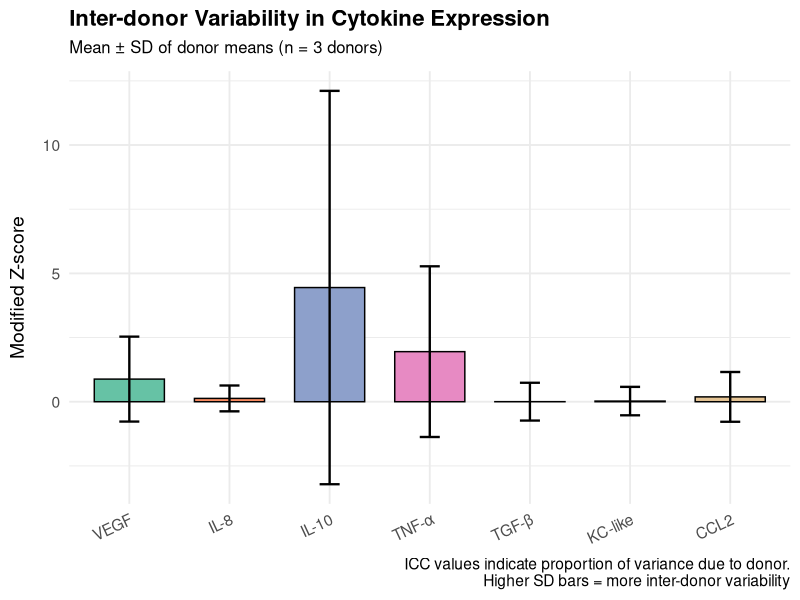
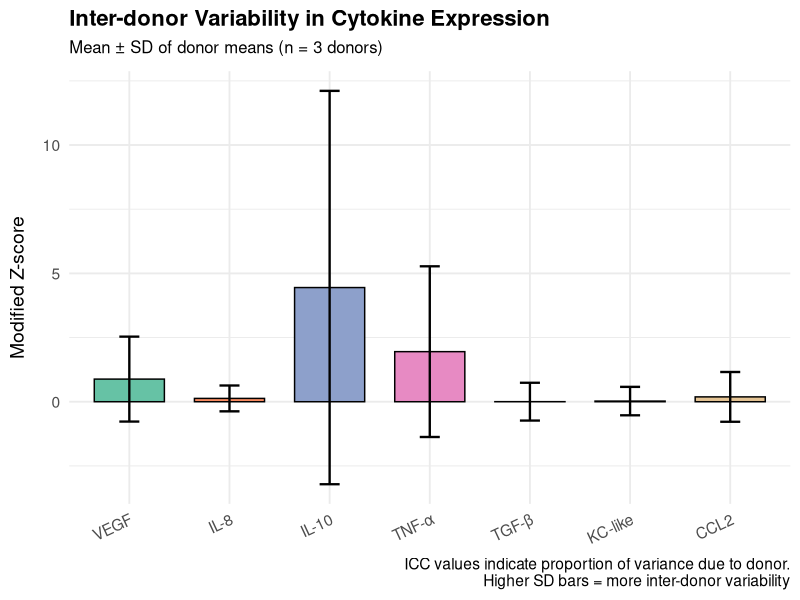

Source code (R) for these figures, in order:
# Load libraries
library(tidyverse)
library(lme4)
library(lmerTest)
library(broom.mixed)
library(RColorBrewer)

# 1. READ AND PREPARE DATA
# Read the ORIGINAL data (not the one with z-scores already computed)
df <- read_csv("raw_no_ctrls.csv", show_col_types = FALSE)

# Pivot to long format
df_long <- df %>%
  pivot_longer(
    cols = starts_with("donor_"),
    names_to = "donor",
    values_to = "value"
  ) %>%
  mutate(
    value = as.numeric(value),
    donor = factor(donor)  # Make donor a factor for mixed models
  )

# 2. COMPUTE MODIFIED Z-SCORES (once, correctly)
df_modz <- df_long %>%
  group_by(cytokine) %>%
  mutate(
    med_val = median(value, na.rm = TRUE),
    mad_val = median(abs(value - med_val), na.rm = TRUE),
    z_mod = case_when(
      mad_val == 0 ~ 0,
      TRUE ~ 0.6745 * (value - med_val) / mad_val
    )
  ) %>%
  ungroup()

# 3. CALCULATE ICCs AND TEST DONOR EFFECTS
icc_results <- df_modz %>%
  group_by(cytokine) %>%
  nest() %>%
  mutate(
    # Fit models
    model_full = map(data, ~ lmer(z_mod ~ treatment + (1|donor), 
                                  data = .x, REML = FALSE)),
    model_null = map(data, ~ lm(z_mod ~ treatment, data = .x)),
    
    # Extract variance components for ICC
    vc_df = map(model_full, ~ as.data.frame(VarCorr(.x))),
    donor_var = map_dbl(vc_df, ~ filter(.x, grp == "donor") %>% pull(vcov)),
    resid_var = map_dbl(vc_df, ~ filter(.x, grp == "Residual") %>% pull(vcov)),
    ICC = donor_var / (donor_var + resid_var),
    
    # Likelihood ratio test for donor effect
    lrt = map2(model_full, model_null, ~ anova(.x, .y)),
    p_donor = map_dbl(lrt, ~ .x[2, "Pr(>Chisq)"])
  ) %>%
  ungroup()

# Add this after your icc_results calculation:
icc_results <- icc_results %>%
  mutate(p_donor_adj = p.adjust(p_donor, method = "BH"))

# 4. CREATE SUMMARY TABLE
summary_table <- icc_results %>%
  select(cytokine, ICC, p_donor_adj) %>%  # Changed from p_donor to p_donor_adj
  mutate(
    Cytokine = dplyr::recode(cytokine,
                             "vegf" = "VEGF",
                             "il.8" = "IL-8",
                             "kc.like" = "KC-like",
                             "il.10" = "IL-10",
                             "ccl2" = "CCL2",
                             "tnf.a" = "TNF-α",
                             "tgf.b" = "TGF-β"),
    `p-value` = case_when(
      p_donor_adj < 0.001 ~ "<0.001",  # Changed to p_donor_adj
      p_donor_adj < 0.01 ~ sprintf("%.3f**", p_donor_adj),  # Changed
      p_donor_adj < 0.05 ~ sprintf("%.3f*", p_donor_adj),  # Changed
      TRUE ~ sprintf("%.3f", p_donor_adj)  # Changed
    )
  ) %>%
  select(Cytokine, ICC, `p-value`)

# Print results
print(summary_table)

# Save results
write_csv(summary_table, "donor_icc_results.csv")

# 5. VISUALIZATION - Inter-donor variability
# Calculate mean and SD across donors for each cytokine
donor_variability <- df_modz %>%
  group_by(cytokine, donor) %>%
  summarise(donor_mean = mean(z_mod, na.rm = TRUE), .groups = "drop") %>%
  group_by(cytokine) %>%
  summarise(
    mean_across_donors = mean(donor_mean),
    sd_across_donors = sd(donor_mean),
    .groups = "drop"
  ) %>%
  mutate(
    cytokine = case_when(
      cytokine == "vegf" ~ "VEGF",
      cytokine == "il.8" ~ "IL-8",
      cytokine == "kc.like" ~ "KC-like",
      cytokine == "il.10" ~ "IL-10",
      cytokine == "ccl2" ~ "CCL2",
      cytokine == "tnf.a" ~ "TNF-α",
      cytokine == "tgf.b" ~ "TGF-β",
      TRUE ~ cytokine
    ),
    cytokine = factor(cytokine, levels = c("VEGF", "IL-8", "IL-10", 
                                           "TNF-α", "TGF-β", "KC-like", "CCL2"))
  )

# Create plot (did not end up using plot, just reported in table)
palette_cols <- brewer.pal(n = 7, name = "Set2")

ggplot(donor_variability, aes(x = cytokine, y = mean_across_donors, fill = cytokine)) +
  geom_col(color = "black", width = 0.7) +
  geom_errorbar(aes(ymin = mean_across_donors - sd_across_donors, 
                    ymax = mean_across_donors + sd_across_donors),
                width = 0.2, linewidth = 0.8) +
  scale_fill_manual(values = palette_cols) +
  labs(
    title = "Inter-donor Variability in Cytokine Expression",
    subtitle = "Mean ± SD of donor means (n = 3 donors)",
    x = NULL,
    y = "Modified Z-score",
    caption = paste0("ICC values indicate proportion of variance due to donor.\n",
                     "Higher SD bars = more inter-donor variability")
  ) +
  theme_minimal(base_size = 14) +
  theme(
    plot.title = element_text(face = "bold", size = 16),
    plot.subtitle = element_text(size = 12, margin = margin(b = 10)),
    axis.text.x = element_text(angle = 25, hjust = 1),
    axis.title.y = element_text(margin = margin(r = 10)),
    legend.position = "none"
  )

# Save plot
ggsave("donor_variability_plot.pdf", width = 8, height = 6)
